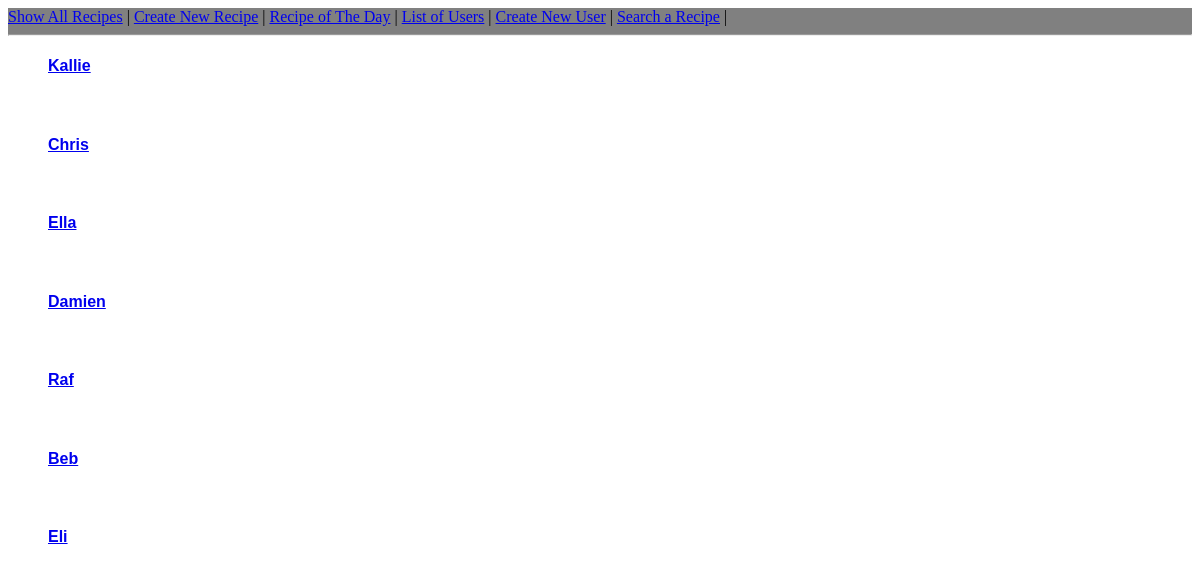
Page /cooking_forum/list on the earlier database version.
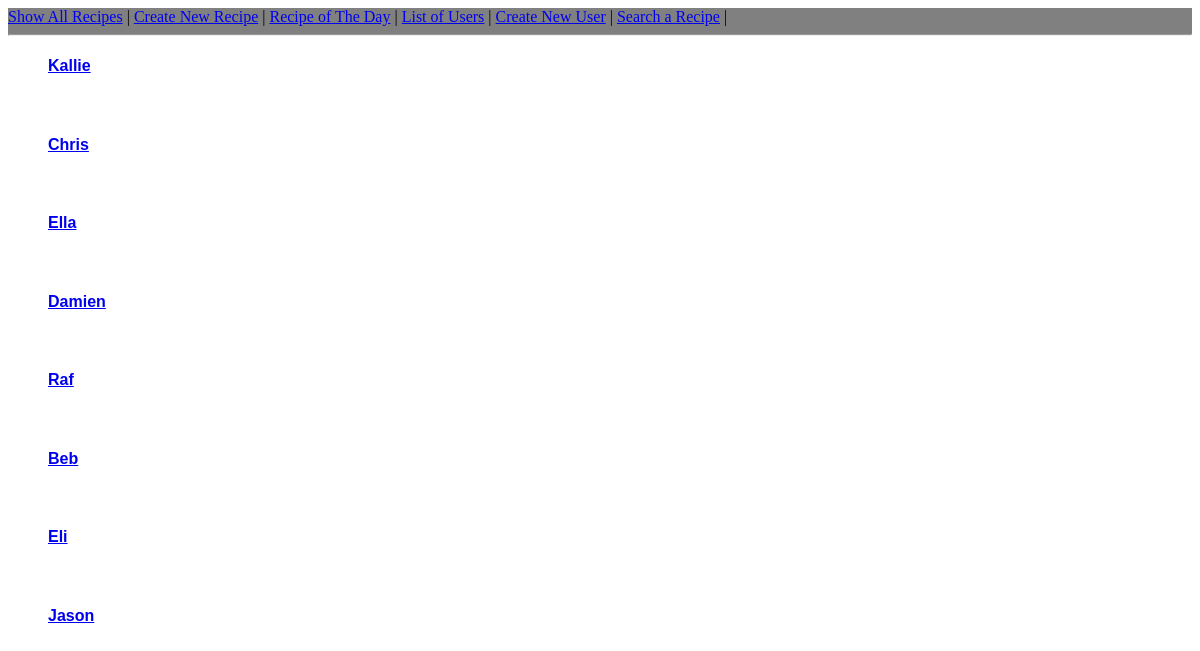
Same page on the later database version.
### cooking_forum/models.py (models this page shows, shortened)
class Person(models.Model):
    name = models.TextField(blank=True)
    def __str__(self):
        return self.name

### cooking_forum/views.py (the view)
# urls.py: path('list', UserPageView.as_view(), name='person_list'),
class UserPageView(ListView):
    model = Person
    template_name = "cooking_forum/person_list.html"
    context_object_name = "persons"

### cooking_forum/templates/cooking_forum/person_list.html
{% extends 'cooking_forum/base.html' %}
{% block content %}
{% for person in persons %}
<ul>
<h4 style="font-family:Arial, Helvetica, sans-serif;"><a href="{% url 'person' person.pk %}">{{person}}</a></h4><br>
</ul>
{% endfor %}
{% endblock %}

Differences in the rows shown:
added Person: name "Jason"
